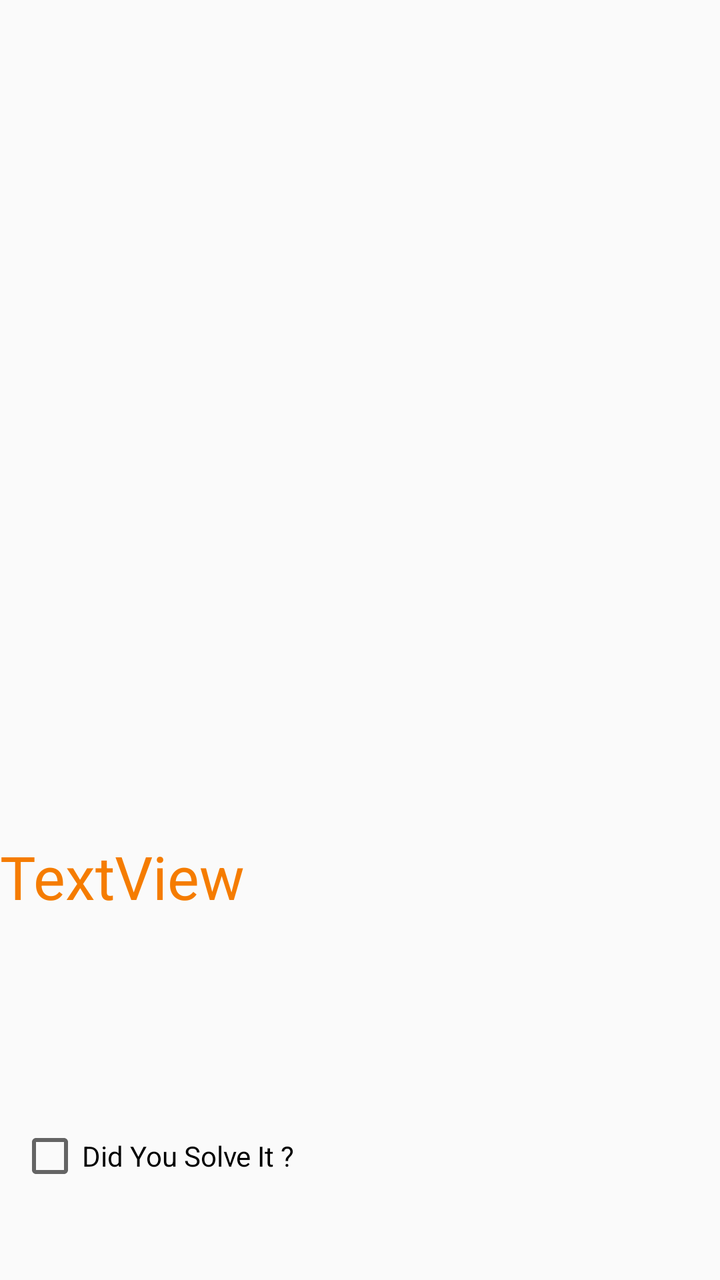
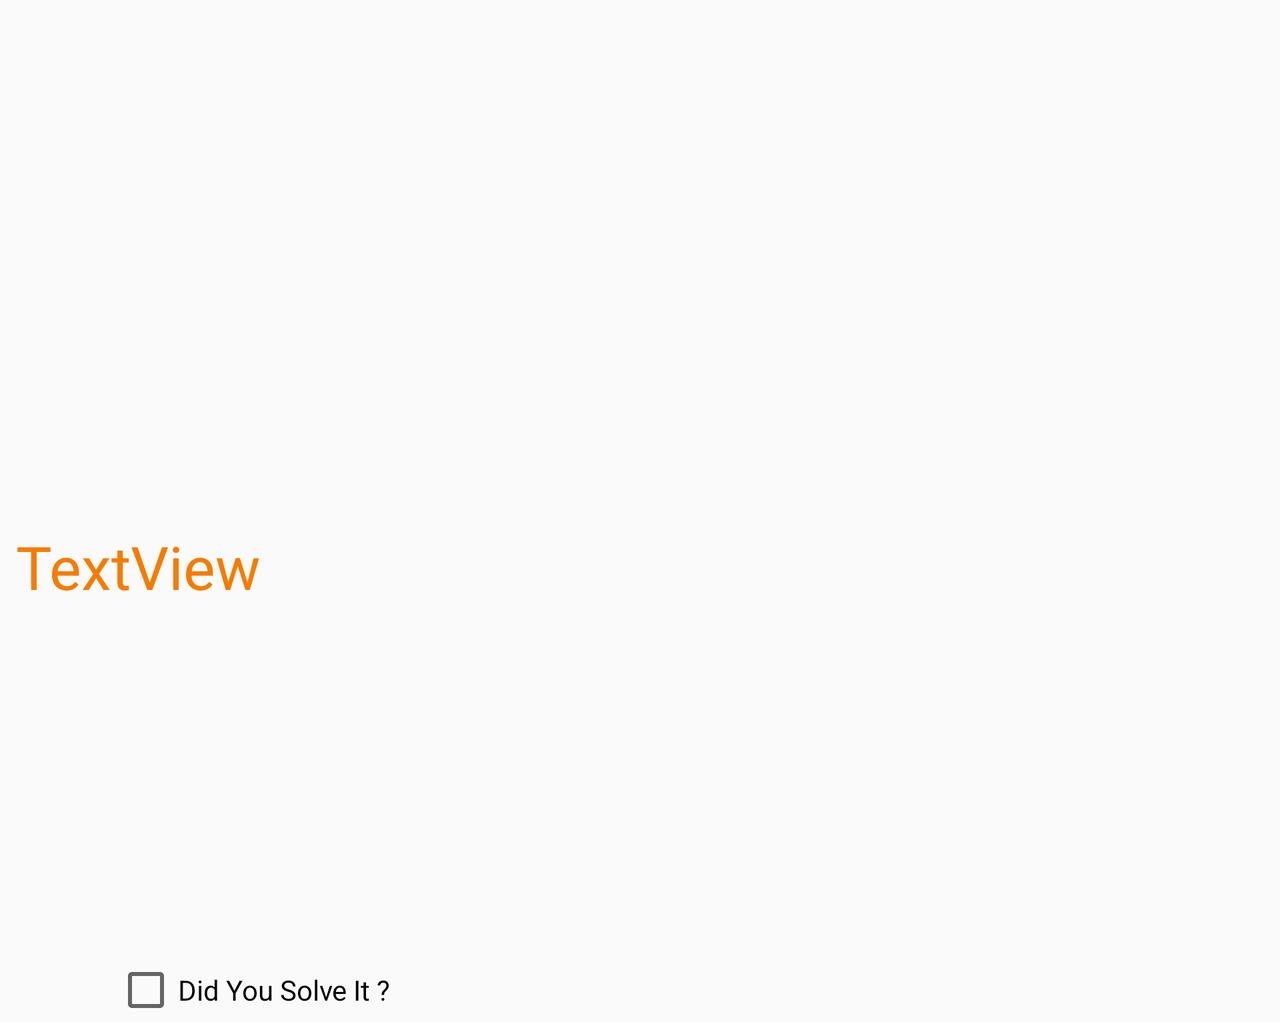

First picture: res/layout/ on a phone held upright. Second picture: the repository's own variant of that layout, on a device whose configuration matches the variant's folder. Source for both follows.
<!-- AndroidManifest.xml: application theme MyStyle -->
<!-- res/layout/activity_view_snap.xml -->
<?xml version="1.0" encoding="utf-8"?>
<android.support.constraint.ConstraintLayout xmlns:android="http://schemas.android.com/apk/res/android"
    xmlns:app="http://schemas.android.com/apk/res-auto"
    xmlns:tools="http://schemas.android.com/tools"
    android:layout_width="match_parent"
    android:layout_height="match_parent"
    tools:context=".ViewSnapActivity">

    <ImageView
        android:contentDescription="@string/therecievedimage"
        android:id="@+id/imageView2"
        android:layout_width="0dp"
        android:layout_height="262dp"
        android:layout_marginStart="8dp"
        android:layout_marginLeft="8dp"
        android:layout_marginTop="1dp"
        android:layout_marginEnd="8dp"
        android:layout_marginRight="8dp"
        android:layout_marginBottom="248dp"
        app:layout_constraintBottom_toBottomOf="parent"
        app:layout_constraintEnd_toEndOf="parent"
        app:layout_constraintHorizontal_bias="0.0"
        app:layout_constraintStart_toStartOf="parent"
        app:layout_constraintTop_toTopOf="parent"
        tools:srcCompat="@tools:sample/avatars" />

    <TextView
        android:id="@+id/txtMessage"
        android:layout_width="0dp"
        android:layout_height="94dp"
        android:layout_marginTop="26dp"
        android:layout_marginEnd="14dp"
        android:layout_marginRight="14dp"
        android:layout_marginBottom="128dp"
        android:text="TextView"
        android:textSize="30dp"
        android:textColor="@color/colorPrimaryDark"
        app:layout_constraintBottom_toBottomOf="parent"
        app:layout_constraintEnd_toEndOf="parent"
        app:layout_constraintHorizontal_bias="1.0"
        app:layout_constraintStart_toStartOf="parent"
        app:layout_constraintTop_toBottomOf="@+id/imageView2"
        app:layout_constraintVertical_bias="1.0" />

    <CheckBox
        android:id="@+id/chksolved"
        android:layout_width="339dp"
        android:layout_height="wrap_content"
        android:layout_marginStart="21dp"
        android:layout_marginLeft="21dp"
        android:layout_marginTop="50dp"
        android:layout_marginEnd="24dp"
        android:layout_marginRight="24dp"
        android:layout_marginBottom="46dp"
        android:text="Did You Solve It ?"
        app:layout_constraintBottom_toBottomOf="parent"
        app:layout_constraintEnd_toEndOf="parent"
        app:layout_constraintStart_toStartOf="parent"
        app:layout_constraintTop_toBottomOf="@+id/txtMessage" />
</android.support.constraint.ConstraintLayout>
<!-- resources referenced by this layout -->
<resources>
  <color name="colorPrimaryDark">#F57C00</color>
  <string name="therecievedimage">TheRecievedImage</string>
  <style name="MyStyle" parent="Theme.AppCompat.Light.DarkActionBar">
          
          <item name="colorPrimary">@color/colorPrimary</item>
          <item name="colorPrimaryDark">@color/colorPrimaryDark</item>
          <item name="colorAccent">@color/colorAccent</item>
      </style>
  <color name="colorPrimary">#FFE0B2</color>
  <color name="colorAccent">#757585</color>
</resources>
<!-- res/layout-land/activity_view_snap.xml (the repository's variant of the layout above) -->
<!-- drawn on the phone turned sideways -->
<?xml version="1.0" encoding="utf-8"?>
<android.support.v4.widget.NestedScrollView
    xmlns:android="http://schemas.android.com/apk/res/android"
    xmlns:app="http://schemas.android.com/apk/res-auto"
    xmlns:tools="http://schemas.android.com/tools"
    android:layout_width="match_parent"
    android:layout_height="match_parent"
    tools:context=".ViewSnapActivity"
    >




    <android.support.constraint.ConstraintLayout
        android:layout_width="match_parent"
        android:layout_height="match_parent">

        <ImageView
            android:id="@+id/imageView2"
            android:layout_width="0dp"
            android:layout_height="262dp"
            android:layout_marginStart="8dp"
            android:layout_marginLeft="8dp"
            android:layout_marginTop="1dp"
            android:layout_marginEnd="8dp"
            android:layout_marginRight="8dp"
            android:layout_marginBottom="248dp"
            android:contentDescription="@string/therecievedimage"
            app:layout_constraintBottom_toBottomOf="parent"
            app:layout_constraintEnd_toEndOf="parent"
            app:layout_constraintHorizontal_bias="0.0"
            app:layout_constraintStart_toStartOf="parent"
            app:layout_constraintTop_toTopOf="parent"
            tools:srcCompat="@tools:sample/avatars" />

        <TextView
            android:id="@+id/txtMessage"
            android:layout_width="0dp"
            android:layout_height="94dp"
            android:layout_marginStart="8dp"
            android:layout_marginLeft="8dp"
            android:layout_marginEnd="14dp"
            android:layout_marginRight="14dp"
            android:layout_marginBottom="128dp"
            android:text="TextView"
            android:textColor="@color/colorPrimaryDark"
            android:textSize="30dp"
            app:layout_constraintBottom_toBottomOf="parent"
            app:layout_constraintEnd_toEndOf="parent"
            app:layout_constraintHorizontal_bias="0.0"
            app:layout_constraintStart_toStartOf="parent"
            app:layout_constraintTop_toBottomOf="@+id/imageView2"
            app:layout_constraintVertical_bias="0.0" />

        <CheckBox
            android:id="@+id/chksolved"
            android:layout_width="339dp"
            android:layout_height="wrap_content"
            android:layout_marginEnd="244dp"
            android:layout_marginRight="244dp"
            android:text="Did You Solve It ?"
            app:layout_constraintBottom_toBottomOf="parent"
            app:layout_constraintEnd_toEndOf="parent" />
    </android.support.constraint.ConstraintLayout>
</android.support.v4.widget.NestedScrollView>
